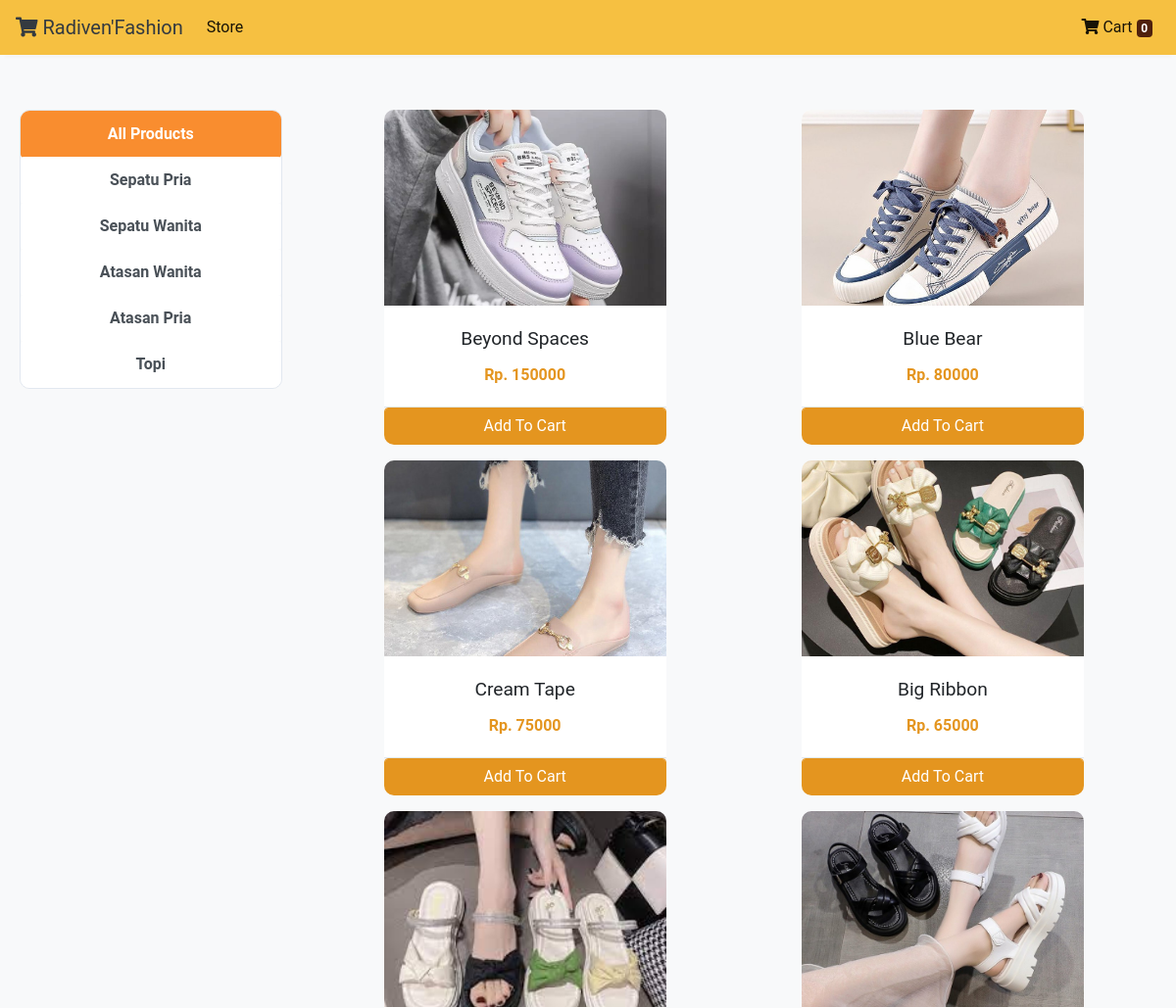
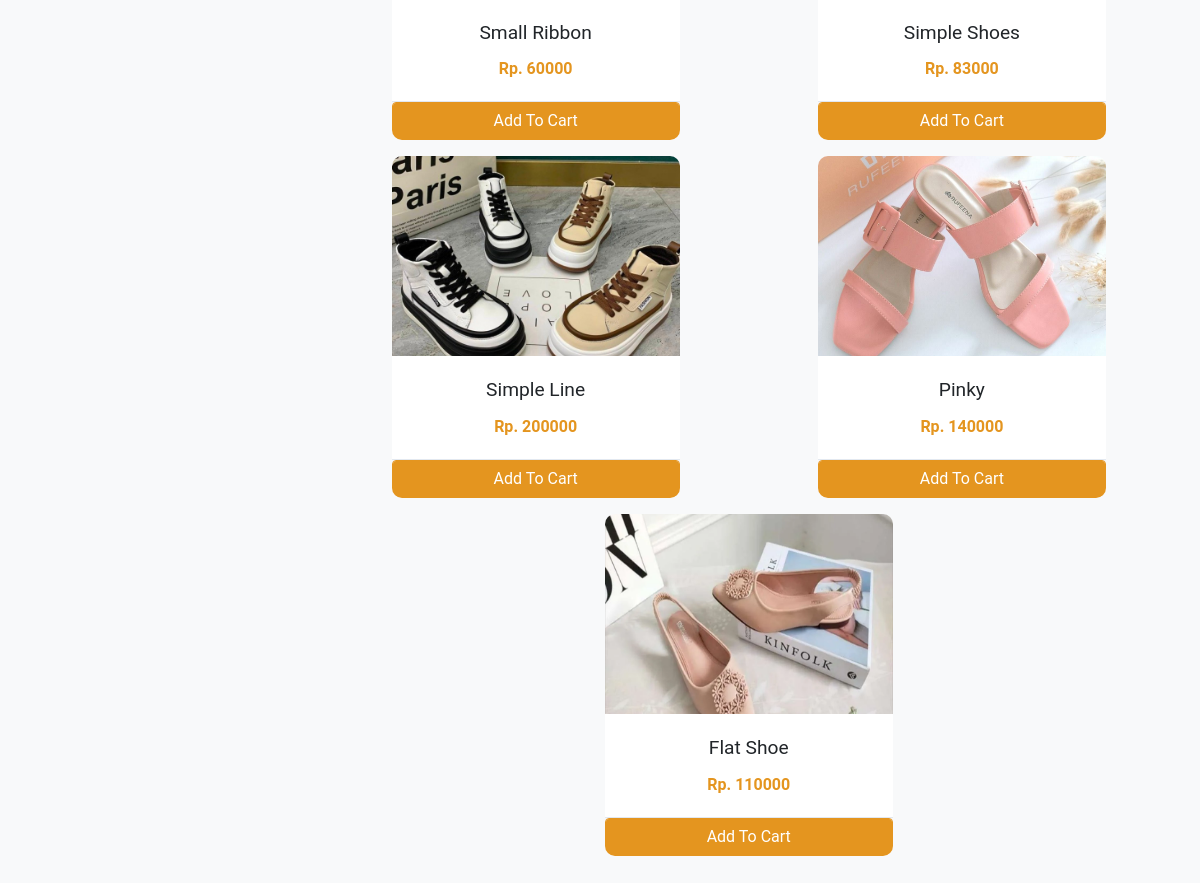
Screenshot of /store?category=3 with the database file from the repository (2 pictures, top to bottom).
### store/models/category.py (models this page shows, shortened)
class Category(models.Model):
    name= models.CharField(max_length=50)
    @staticmethod
    def get_all_categories():
        return Category.objects.all()

### store/models/product.py (models this page shows, shortened)
class Products(models.Model):
    name = models.CharField(max_length=60)
    price= models.IntegerField(default=0)
    category= models.ForeignKey(Category,on_delete=models.CASCADE,default=1 )
    description= models.CharField(max_length=250, default='', blank=True, null= True)
    image= models.ImageField(upload_to='uploads/products/')
    @staticmethod
    def get_all_products_by_categoryid(category_id):
        if category_id:
            return Products.objects.filter (category=category_id)
        else:
            return Products.get_all_products();

### store/views/home.py (the view)
# urls.py: path('' , include('store.urls'))
def store(request):
    cart = request.session.get('cart')
    if not cart:
        request.session['cart'] = {}
    products = None
    categories = Category.get_all_categories()
    categoryID = request.GET.get('category')
    if categoryID:
        products = Products.get_all_products_by_categoryid(categoryID)
    else:
        products = Products.get_all_products();
    data = {}
    data['products'] = products
    data['categories'] = categories
    print('you are : ', request.session.get('email'))
    return render(request, 'index.html', data)

### store/templatetags/cart.py (called while the page is built)
@register.filter (name='is_in_cart')
def is_in_cart(product, cart):
    keys = cart.keys ()
    for id in keys:
        if int (id) == product.id:
            return True
    return False;

### store/templates/index.html (shortened to what this page needs)
{% extends 'base.html' %}
{% block content %}
{% load cart %}
{% load custom_filter %}
<div class="container-fluid mt-3">
	<div class="row">
		<div class="col-lg-3 mx-auto">
			<div class="list-group">
				<a href="/" class="list-group-item list-group-item-action btn btn-outline-success">All Products</a>
				{% for category in categories %}
				<a href="/?category={{category.id}}"
					class="list-group-item list-group-item-action btn btn-outline-success ">{{category.name}}</a>
				{% endfor %}
			</div>
		</div>
		<div id='products' class="col-lg-9 mx-auto">
			<div class="row mx-auto">
				{% for product in products %}
				<div class="card mx-auto mb-3" id={{product.id}} style="width: 18rem;">
					<img class="card-img-top" src="{{product.image.url}}" alt="Card image cap">
					<div class="card-body">
						<p class="card-title">{{product.name}}</p>
						<p class="card-text"><b>Rp. {{product.price}}</b></p>
					</div>
					<div class="card-footer p-0 no-gutters">
						{% if product|is_in_cart:request.session.cart %}
						<div class="row no-gutters">
							<form action="/#{{product.id}}" class="col-2 " method="post">
								{% csrf_token %}
								<input hidden type="text" name='product' value='{{product.id}}'>
								<input hidden type="text" name='remove' value='True'>
								<input type="submit" value=" - " class="btn btn-block btn-success border-right">
							</form>
							<div class="text-center col btn btn-success">{{product|cart_quantity:request.session.cart}} in Cart</div>
							<form action="/#{{product.id}}" class="col-2 " method="post">
								{% csrf_token %}
								<input hidden type="text" name='product' value='{{product.id}}'>
								<input type="submit" value=" + " class="btn btn-block btn-success border-left">
							</form>
						</div>
						{% else %}
						<form action="/#{{product.id}}" method="POST" class="btn-block">
							<input type="submit" class="float-right btn btn-success form-control"
								value="Add To Cart">
						</form>
						{% endif %}
					</div>
				</div>
				{% endfor %}
			</div>
		</div>
	</div>
</div>
{% endblock %}

### store/templates/base.html (style rules this page uses)
body { font-family: "Roboto", sans-serif; background-color: #f8f9fa; }
.container-fluid { padding: 20px; }
.col-lg-3 { margin-top: 20px; }
.list-group { border: 1px solid #e2e8f0; border-radius: 10px; overflow: hidden; }
.list-group-item { border: none; cursor: pointer; transition: background-color 0.3s ease, transform 0.2s ease; }
.list-group-item:first-child { padding: 12px 20px; font-weight: bold; background-color: #f98d2f; color: #fff; }
.list-group-item-action { text-align: center; font-weight: bold; }
#products { padding: 20px; }
.card { border: none; border-radius: 10px; overflow: hidden; transition: transform 0.3s ease, box-shadow 0.3s ease; }
.card-img-top { height: 200px; object-fit: cover; }
.card-body { text-align: center; }
.card-title { font-size: 1.2em; margin-bottom: 10px; }
.card-text b { color: #e4951f; }
.card-footer { background-color: #f8f9fa; border-top: 1px solid #e2e8f0; padding: 10px; }
.btn-success { background-color: #e4951f; border-color: #e4951f; }

### rows the page displays
Category: name "Sepatu Pria"
Category: name "Sepatu Wanita"
Category: name "Atasan Wanita"
Category: name "Atasan Pria"
Category: name "Topi"
Products: image (picture), name "Beyond Spaces", price "150000"
Products: image (picture), name "Blue Bear", price "80000"
Products: image (picture), name "Cream Tape", price "75000"
Products: image (picture), name "Big Ribbon", price "65000"
Products: image (picture), name "Small Ribbon", price "60000"
Products: image (picture), name "Simple Shoes", price "83000"
Products: image (picture), name "Simple Line", price "200000"
Products: image (picture), name "Pinky", price "140000"
Products: image (picture), name "Flat Shoe", price "110000"

### other values shown
{{ request.session.cart.keys|length }} "0"
